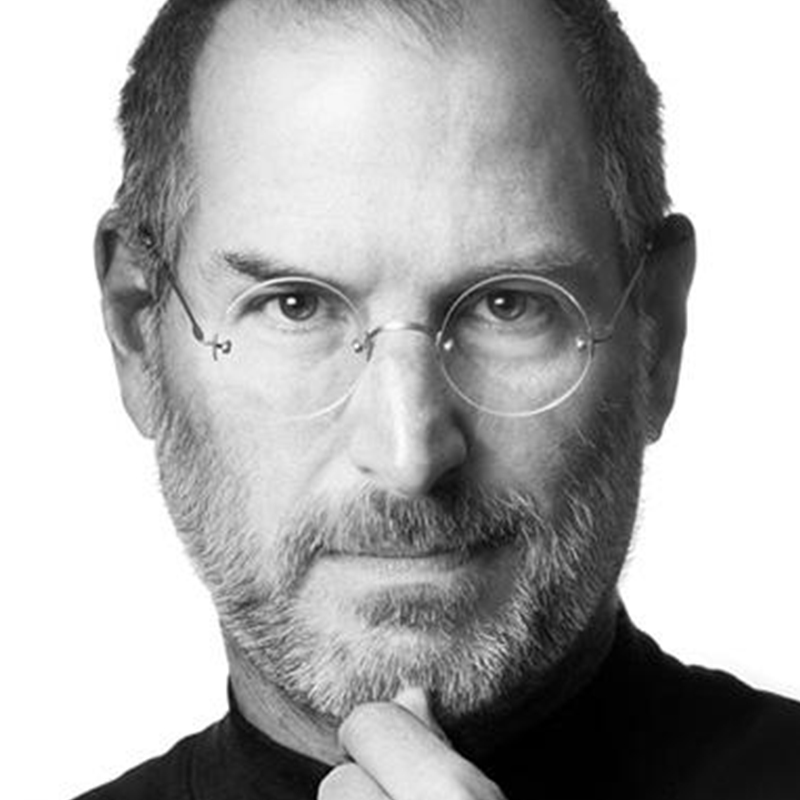
#> input picture pyramid_blending/images/steve_jobs_old.jpg, 800 x 800 px
$ python pyramid_example.py
#> lines starting #> are read from the running program, lines starting #| are printed output that depends on the picture
import sys
import os
import numpy as np
import cv2
import scipy
from scipy.stats import norm
from scipy.signal import convolve2d
import math

'''split rgb image to its channels'''
def split_rgb(image):
  red = None
  green = None
  blue = None
  (blue, green, red) = cv2.split(image)
  return red, green, blue

'''generate a 5x5 kernel'''
def generating_kernel(a):
  w_1d = np.array([0.25 - a/2.0, 0.25, a, 0.25, 0.25 - a/2.0])
  return np.outer(w_1d, w_1d)

'''reduce image by 1/2'''
def ireduce(image):
  out = None
  kernel = generating_kernel(0.4)
  outimage = scipy.signal.convolve2d(image,kernel,'same')
  out = outimage[::2,::2]
  return out

'''expand image by factor of 2'''
def iexpand(image):
  out = None
  kernel = generating_kernel(0.4)
  outimage = np.zeros((image.shape[0]*2, image.shape[1]*2), dtype=np.float64)
  outimage[::2,::2]=image[:,:]
  out = 4*scipy.signal.convolve2d(outimage,kernel,'same')
  return out

'''create a gaussain pyramid of a given image'''
def gauss_pyramid(image, levels):
  output = []
  output.append(image)
  tmp = image
  for i in range(0,levels):
    tmp = ireduce(tmp)
    output.append(tmp)
  return output

'''build a laplacian pyramid'''
def lapl_pyramid(gauss_pyr):
  output = []
  k = len(gauss_pyr)
  for i in range(0,k-1):
    gu = gauss_pyr[i]
    egu = iexpand(gauss_pyr[i+1])
    if egu.shape[0] > gu.shape[0]:
       egu = np.delete(egu,(-1),axis=0)
    if egu.shape[1] > gu.shape[1]:
      egu = np.delete(egu,(-1),axis=1)
    output.append(gu - egu)
  output.append(gauss_pyr.pop())
  return output
'''Blend the two laplacian pyramids by weighting them according to the mask.'''
def blend(lapl_pyr_white, lapl_pyr_black, gauss_pyr_mask):
  blended_pyr = []
  k= len(gauss_pyr_mask)
  for i in range(0,k):
   p1= gauss_pyr_mask[i]*lapl_pyr_white[i]
   p2=(1 - gauss_pyr_mask[i])*lapl_pyr_black[i]
   blended_pyr.append(p1 + p2)
  return blended_pyr
'''Reconstruct the image based on its laplacian pyramid.'''
def collapse(lapl_pyr):
  output = None
  output = np.zeros((lapl_pyr[0].shape[0],lapl_pyr[0].shape[1]), dtype=np.float64)
  for i in range(len(lapl_pyr)-1,0,-1):
    lap = iexpand(lapl_pyr[i])
    lapb = lapl_pyr[i-1]
    if lap.shape[0] > lapb.shape[0]:
      lap = np.delete(lap,(-1),axis=0)
    if lap.shape[1] > lapb.shape[1]:
      lap = np.delete(lap,(-1),axis=1)
    tmp = lap + lapb
    lapl_pyr.pop()
    lapl_pyr.pop()
    lapl_pyr.append(tmp)
    output = tmp
  return output

def main():

 image1 = cv2.imread('images/steve_jobs_old.jpg')
#> image1 is the input picture: shape (800, 800, 3); min 0, max 255, mean 172.4
 image2 = cv2.imread('images/steve_jobs_young.jpg')
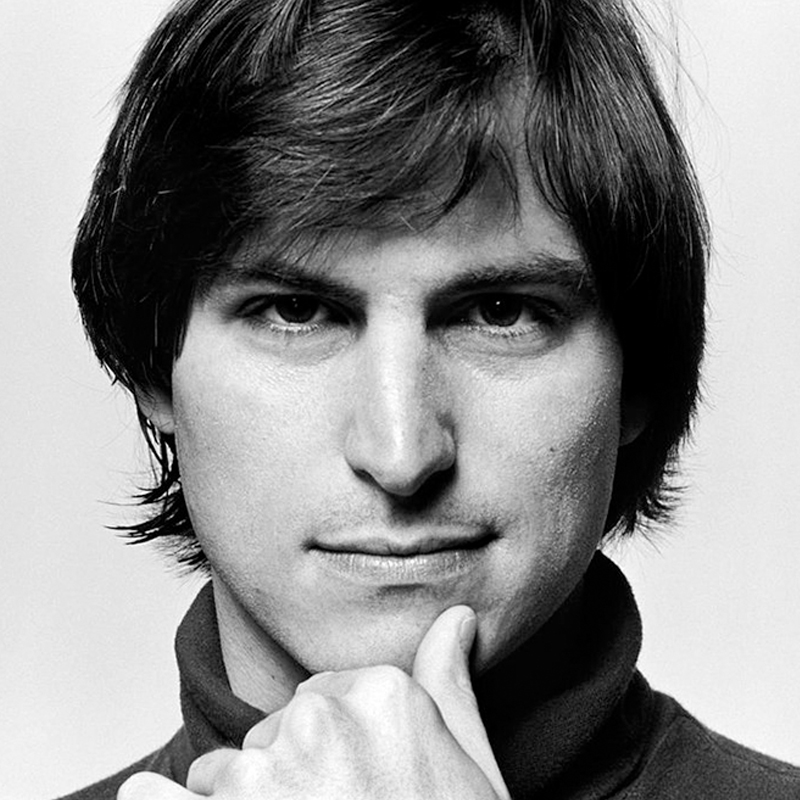
#> input picture pyramid_blending/images/steve_jobs_young.jpg, 800 x 800 px
#> image2 is the input picture: shape (800, 800, 3); min 0, max 255, mean 139.4
 mask = cv2.imread('images/mask.jpg')
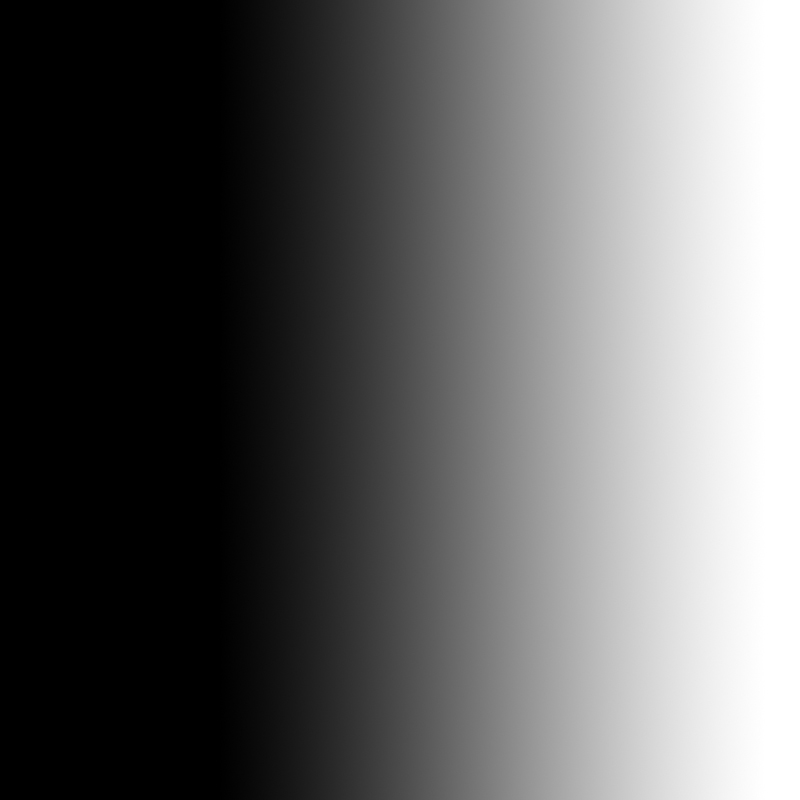
#> input picture pyramid_blending/images/mask.jpg, 800 x 800 px
#> mask is the input picture: shape (800, 800, 3); min 0, max 255, mean 98
 r1= None
 g1= None
 b1= None
 r2= None
 g2= None
 b2= None
 rm= None
 gm = None
 bm = None

 (r1,g1,b1) = split_rgb(image1)
 (r2,g2,b2) = split_rgb(image2)
 (rm,gm,bm) = split_rgb(mask)

 r1 = r1.astype(float)
 g1 = g1.astype(float)
 b1 = b1.astype(float)

 r2 = r2.astype(float)
 g2 = g2.astype(float)
 b2 = b2.astype(float)

 rm = rm.astype(float)/255
 gm = gm.astype(float)/255
 bm = bm.astype(float)/255

 # Automatically figure out the size
 min_size = min(r1.shape)
#> min_size = 800
 depth = int(math.floor(math.log(min_size, 2))) - 4 # at least 16x16 at the highest level.
#> depth = 5

 gauss_pyr_maskr = gauss_pyramid(rm, depth)
#> after the loop in gauss_pyramid, `for i in range(0,levels):`: output = 6 items
#> gauss_pyr_maskr = 6 items
 gauss_pyr_maskg = gauss_pyramid(gm, depth)
#> gauss_pyr_maskg = 6 items
 gauss_pyr_maskb = gauss_pyramid(bm, depth)
#> gauss_pyr_maskb = 6 items

 gauss_pyr_image1r = gauss_pyramid(r1, depth)
#> gauss_pyr_image1r = 6 items
 gauss_pyr_image1g = gauss_pyramid(g1, depth)
#> gauss_pyr_image1g = 6 items
 gauss_pyr_image1b = gauss_pyramid(b1, depth)
#> gauss_pyr_image1b = 6 items

 gauss_pyr_image2r = gauss_pyramid(r2, depth)
#> after the loop in gauss_pyramid (call 7), `for i in range(0,levels):`:
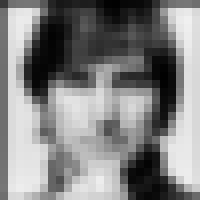
#> tmp: shape (25, 25) float64 (shown 8 times larger); min 1.28, max 240.2, mean 130.4
#> gauss_pyr_image2r = 6 items
 gauss_pyr_image2g = gauss_pyramid(g2, depth)
#> gauss_pyr_image2g = 6 items
 gauss_pyr_image2b = gauss_pyramid(b2, depth)
#> gauss_pyr_image2b = 6 items

 lapl_pyr_image1r  = lapl_pyramid(gauss_pyr_image1r)
#> in lapl_pyramid, `k = len(gauss_pyr)`: k = 6
#> after the loop in lapl_pyramid, `for i in range(0,k-1):`:
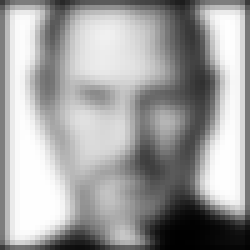
#> egu: shape (50, 50) float64 (shown 5 times larger); min 0.508, max 255, mean 161.6
#> after the loop in lapl_pyramid, `for i in range(0,k-1):`: output = 5 items
#> lapl_pyr_image1r = 6 items
 lapl_pyr_image1g  = lapl_pyramid(gauss_pyr_image1g)
#> lapl_pyr_image1g = 6 items
 lapl_pyr_image1b  = lapl_pyramid(gauss_pyr_image1b)
#> lapl_pyr_image1b = 6 items

 lapl_pyr_image2r = lapl_pyramid(gauss_pyr_image2r)
#> after the loop in lapl_pyramid (call 4), `for i in range(0,k-1):`:
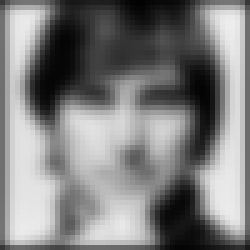
#> egu: shape (50, 50) float64 (shown 5 times larger); min 2.73, max 237.2, mean 127.7
#> lapl_pyr_image2r = 6 items
 lapl_pyr_image2g = lapl_pyramid(gauss_pyr_image2g)
#> lapl_pyr_image2g = 6 items
 lapl_pyr_image2b = lapl_pyramid(gauss_pyr_image2b)
#> lapl_pyr_image2b = 6 items

 outpyrr = blend(lapl_pyr_image2r, lapl_pyr_image1r, gauss_pyr_maskr)
#> in blend, `k= len(gauss_pyr_mask)`: k = 6
#> the loop in blend, `for i in range(0,k):` made 6 passes
#> pass 1, in blend, `p2=(1 - gauss_pyr_mask[i])*lapl_pyr_black[i]`:
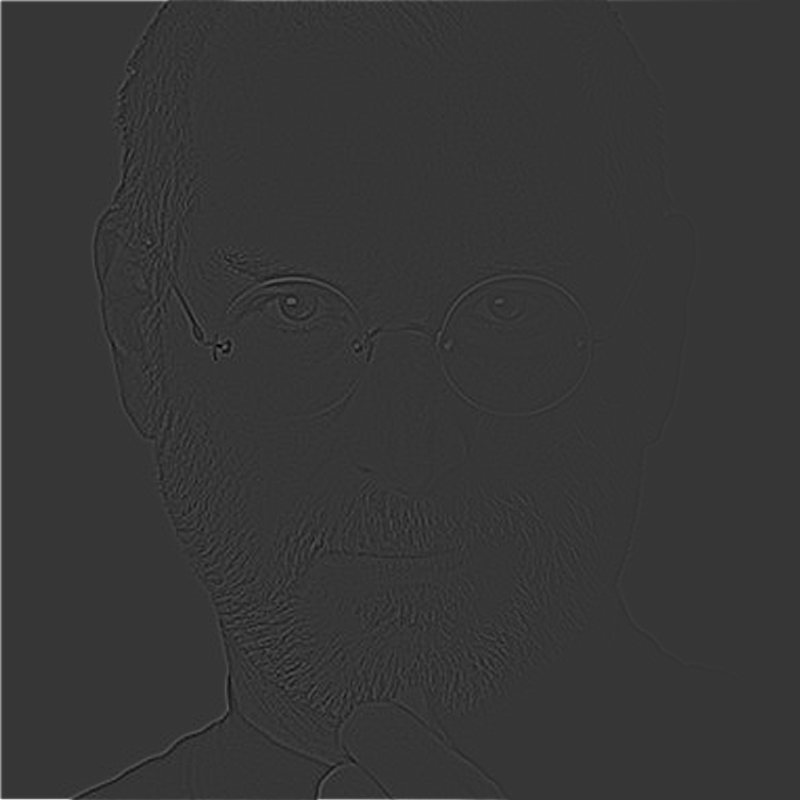
#> p2: shape (800, 800) float64; min -47.76, max 175.1, mean 0.3; drawn with min black and max white
#> after the loop in blend, `for i in range(0,k):`: blended_pyr = 6 items
#> outpyrr = 6 items
 outpyrg = blend(lapl_pyr_image2g, lapl_pyr_image1g, gauss_pyr_maskg)
#> outpyrg = 6 items
 outpyrb = blend(lapl_pyr_image2b, lapl_pyr_image1b, gauss_pyr_maskb)
#> outpyrb = 6 items

 outimgr = collapse(blend(lapl_pyr_image2r, lapl_pyr_image1r, gauss_pyr_maskr))
#> the loop in collapse, `for i in range(len(lapl_pyr)-1,0,-1):` made 5 passes
#> i on passes 1, 2, 4, 5: 5, 4, 2, 1
#> pass 2, in iexpand (call 32), `out = 4*scipy.signal.convolve2d(outimage,kernel,'same')`:
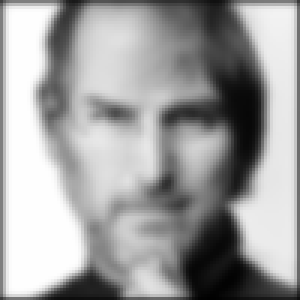
#> out: shape (100, 100) float64 (shown 3 times larger); min 1.33, max 255, mean 160.5
#> after the loop in collapse, `for i in range(len(lapl_pyr)-1,0,-1):`: lapl_pyr = 1 item
 outimgg = collapse(blend(lapl_pyr_image2g, lapl_pyr_image1g, gauss_pyr_maskg))
#> the loop in collapse (call 2), `for i in range(len(lapl_pyr)-1,0,-1):` made 5 passes
 outimgb = collapse(blend(lapl_pyr_image2b, lapl_pyr_image1b, gauss_pyr_maskb))
 # blending sometimes results in slightly out of bound numbers.
 outimgr[outimgr < 0] = 0
 outimgr[outimgr > 255] = 255
 outimgr = outimgr.astype(np.uint8)

 outimgg[outimgg < 0] = 0
 outimgg[outimgg > 255] = 255
 outimgg = outimgg.astype(np.uint8)

 outimgb[outimgb < 0] = 0
 outimgb[outimgb > 255] = 255
 outimgb = outimgb.astype(np.uint8)

 result = np.zeros(image1.shape,dtype=image1.dtype)
 tmp = []
 tmp.append(outimgb)
 tmp.append(outimgg)
 tmp.append(outimgr)
 result = cv2.merge(tmp,result)
 cv2.imwrite('c:/blended.jpg', result)

if  __name__ =='__main__':
 main()
